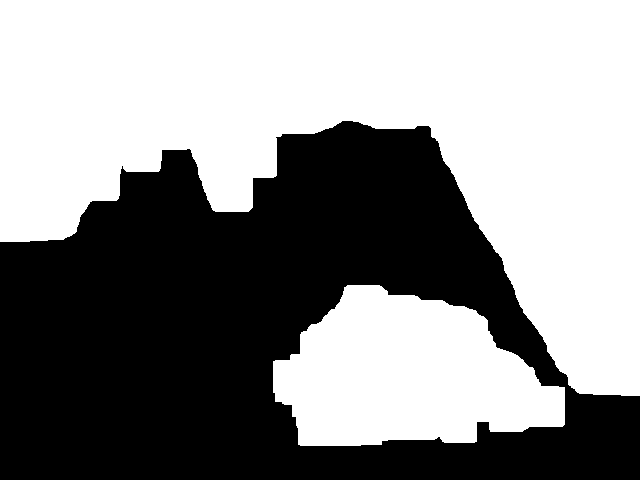
#> input picture binary.png, 640 x 480 px, found by its file name
$ python new_centerline.py
#> lines starting #> are read from the running program, lines starting #| are printed output that depends on the picture; after the words box and inside, x2 and y2 are one past the last pixel; in counts of white or black regions, pixels touching at a corner belong together
import cv2
import numpy as np
from collections import deque

# Load the binary image (replace 'binary_image.png' with your image file)
image = cv2.imread('D:/FIVETH SEM/system thinking/system_thinking_1/system_thinking/binary.png')
#> image is the input picture: shape (480, 640, 3); 56.1% white; 1 black region, box (x1, y1, x2, y2) and area: (0, 121, 640, 480) 134919

# Apply the Canny edge detection algorithm
edges = cv2.Canny(image, 30, 70)  # Adjust the thresholds as needed
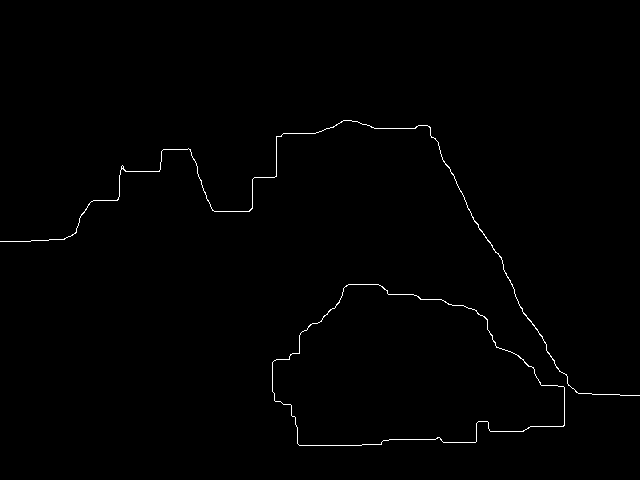
#> edges: shape (480, 640); 0.61% white in thin lines or dots, all inside (x1, y1, x2, y2) = (0, 120, 640, 446)

# Display the edge map
cv2.imshow("Edge Map", edges)
cv2.waitKey(0)
cv2.destroyAllWindows()
